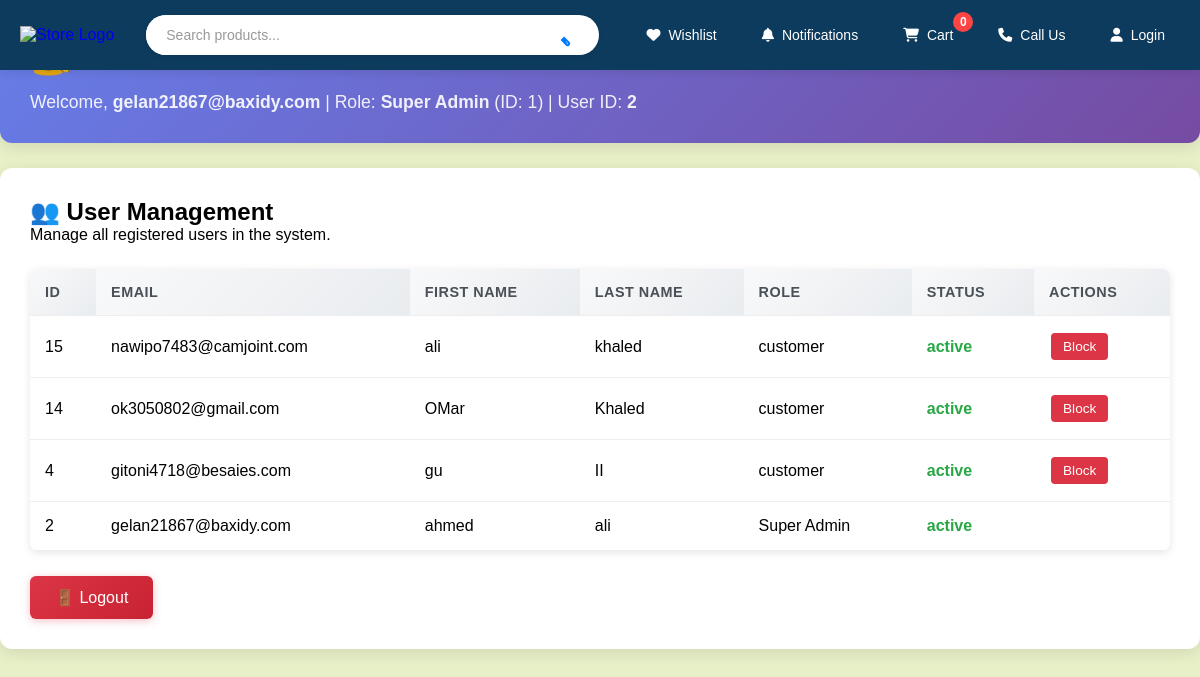
Page /admin/admindashboard.php (signed in) on the committed database.
### tables this page shows
CREATE TABLE `roles` (
  `id` int(11) NOT NULL,
  `name` varchar(50) NOT NULL,
  `description` text DEFAULT NULL
);

CREATE TABLE `users` (
  `id` int(11) NOT NULL,
  `Google_ID` bigint(20) DEFAULT NULL,
  `avatar` varchar(255) DEFAULT NULL,
  `f_name` varchar(255) NOT NULL,
  `l_name` varchar(255) NOT NULL,
  `email` varchar(255) NOT NULL,
  `password` varchar(255) NOT NULL,
  `birthdate` varchar(255) NOT NULL,
  `phone_no` varchar(255) NOT NULL,
  `created_at` timestamp NOT NULL DEFAULT current_timestamp(),
  `updated_at` timestamp NULL DEFAULT NULL,
  `deleted_at` timestamp NULL DEFAULT NULL,
  `gender` varchar(255) NOT NULL,
  `status` varchar(255) NOT NULL DEFAULT 'active',
  `role_id` int(11) NOT NULL DEFAULT 7,
  `loyalty_points` int(11) NOT NULL DEFAULT 0,
  `Loyalty_status` tinyint(1) NOT NULL DEFAULT 0
);

### admin/auth_check.php (called while the page is built, shortened)
<?php
require_once '../config/db.php';
function getRoleName($role_id) {
    global $conn;
    $query = "SELECT name FROM roles WHERE id = ?";
    $stmt = $conn->prepare($query);
    $stmt->bind_param("i", $role_id);
    $stmt->execute();
    $result = $stmt->get_result();
    $row = $result->fetch_assoc();
    return $row['name'] ?? 'Unknown Role';
}
function isAdmin() {
    return true;
}
function getAdminInfo() {
    return [
        'user_id' => $_SESSION['user_id'],
        'email' => $_SESSION['username'],
        'role_id' => $_SESSION['role_id'],
        'role_name' => getRoleName($_SESSION['role_id'])
    ];
}
?>

### admin/admindashboard.php (the view, shortened to what this page needs)
<?php
require_once 'auth_check.php';
$adminInfo = getAdminInfo();
?>
<!DOCTYPE html>
<html lang="en">
<head>
    <link rel="stylesheet" href="../style/style.css">
    <link rel="stylesheet" href="../style/new-navbar.css">
    <link rel="stylesheet" href="../style/admin.css">
    <link rel="stylesheet" href="https://cdnjs.cloudflare.com/ajax/libs/font-awesome/6.1.2/css/all.min.css">
</head>
<body>
    <div class="admin-header">
        <h1>🔐 Admin Dashboard</h1>
        <div class="admin-info">
            Welcome, <strong><?php echo htmlspecialchars($adminInfo['email']); ?></strong> |
            Role: <strong><?php echo htmlspecialchars($adminInfo['role_name']); ?></strong> (ID: <?php echo htmlspecialchars($adminInfo['role_id']); ?>) |
            User ID: <strong><?php echo htmlspecialchars($adminInfo['user_id']); ?></strong>
        </div>
    </div>
    <div class="admin-content">
        <h2>👥 User Management</h2>
        <p>Manage all registered users in the system.</p>
        <table class="user-table">
            <thead>
                <tr>
                    <th>ID</th>
                    <th>Email</th>
                    <th>First Name</th>
                    <th>Last Name</th>
                    <th>Role</th>
                    <th>Status</th>
                    <th>Actions</th>
                </tr>
            </thead>
            <tbody>
                <?php
                $sql = "SELECT u.id, u.email, u.f_name, u.l_name, u.role_id, u.status, r.name as role_name
                        FROM users u
                        LEFT JOIN roles r ON u.role_id = r.id
                        ORDER BY u.id DESC";
                $result = mysqli_query($conn, $sql);
                if (mysqli_num_rows($result) > 0) {
                    while ($row = mysqli_fetch_assoc($result)) {
                        echo "<tr>";
                        echo "<td>" . htmlspecialchars($row['id']) . "</td>";
                        echo "<td>" . htmlspecialchars($row['email']) . "</td>";
                        echo "<td>" . htmlspecialchars($row['f_name']) . "</td>";
                        echo "<td>" . htmlspecialchars($row['l_name']) . "</td>";
                        echo "<td><span class='role-" . htmlspecialchars($row['role_id']) . "'>" . htmlspecialchars($row['role_name'] ?? 'Unknown') . "</span></td>";
                        echo "<td><span class='status-" . htmlspecialchars($row['status']) . "'>" . htmlspecialchars($row['status']) . "</span></td>";
                        echo "<td>";
                        if (!in_array($row['role_id'], [1, 2, 3, 4, 5, 6])) {
                            echo "<button onclick='toggleUserStatus(" . $row['id'] . ", \"" . $row['status'] . "\")' class='action-btn' style='background: " . ($row['status'] === 'active' ? '#dc3545' : '#28a745') . "; color: white;'>" . ($row['status'] === 'active' ? 'Block' : 'Activate') . "</button>";
                        }
                        echo "</td>";
                        echo "</tr>";
                    }
                } else {
                    echo "<tr><td colspan='7' style='text-align: center;'>No users found</td></tr>";
                }
                ?>
            </tbody>
        </table>
        <a href="../logout.php" class="logout-btn">🚪 Logout</a>
    </div>
</body>
</html>

### style/style.css (style rules this page uses)
* { margin: 0; padding: 0; box-sizing: border-box; scroll-behavior: smooth; }
body { font-family: Arial, sans-serif; background-color: #e8f0c8; }

### style/new-navbar.css (style rules this page uses)
body { margin: 0; padding: 0; overflow-x: hidden; }
* { transition: all 0.3s ease; }

### style/admin.css (style rules this page uses)
.admin-header { background: linear-gradient(135deg, #667eea 0%, #764ba2 100%); color: white; padding: 30px; border-radius: 12px; box-shadow: 0 4px 15px rgba(0,0,0,0.1); margin-bottom: 25px; }
.admin-header h1 { margin: 0; font-size: 2.5em; font-weight: 300; }
.admin-info { margin-top: 15px; opacity: 0.9; font-size: 1.1em; }
.admin-content { background: white; padding: 30px; border-radius: 12px; box-shadow: 0 4px 15px rgba(0,0,0,0.1); }
.user-table { width: 100%; border-collapse: collapse; margin-top: 25px; border-radius: 8px; overflow: hidden; box-shadow: 0 2px 8px rgba(0,0,0,0.1); }
.user-table th, .user-table td { padding: 15px; text-align: left; border-bottom: 1px solid #eee; }
.user-table th { background: linear-gradient(135deg, #f8f9fa 0%, #e9ecef 100%); font-weight: 600; color: #495057; text-transform: uppercase; font-size: 0.9em; letter-spacing: 0.5px; }
.logout-btn { background: linear-gradient(135deg, #dc3545 0%, #c82333 100%); color: white; padding: 12px 25px; border: none; border-radius: 6px; cursor: pointer; text-decoration: none; display: inline-block; margin-top: 25px; font-weight: 500; transition: all 0.3s ease; box-shadow: 0 2px 8px rgba(220, 53, 69, 0.3); }
.action-btn { padding: 6px 12px; margin: 2px; border: none; border-radius: 4px; cursor: pointer; font-size: 0.85em; font-weight: 500; transition: all 0.2s ease; }
.status-active { color: #28a745; font-weight: 600; }

### rows in the picture
roles: name "gelan21867@baxidy.com", name "Super Admin", name "1", name "2"
users: id "15", email "nawipo7483@camjoint.com", f_name "ali", l_name "khaled", role.name "customer", status "active", shows "Block"
users: id "14", email "ok3050802@gmail.com", f_name "OMar", l_name "Khaled", role.name "customer", status "active", shows "Block"
users: id "4", email "gitoni4718@besaies.com", f_name "gu", l_name "II", role.name "customer", status "active", shows "Block"
users: id "2", email "gelan21867@baxidy.com", f_name "ahmed", l_name "ali", role.name "Super Admin", status "active"
